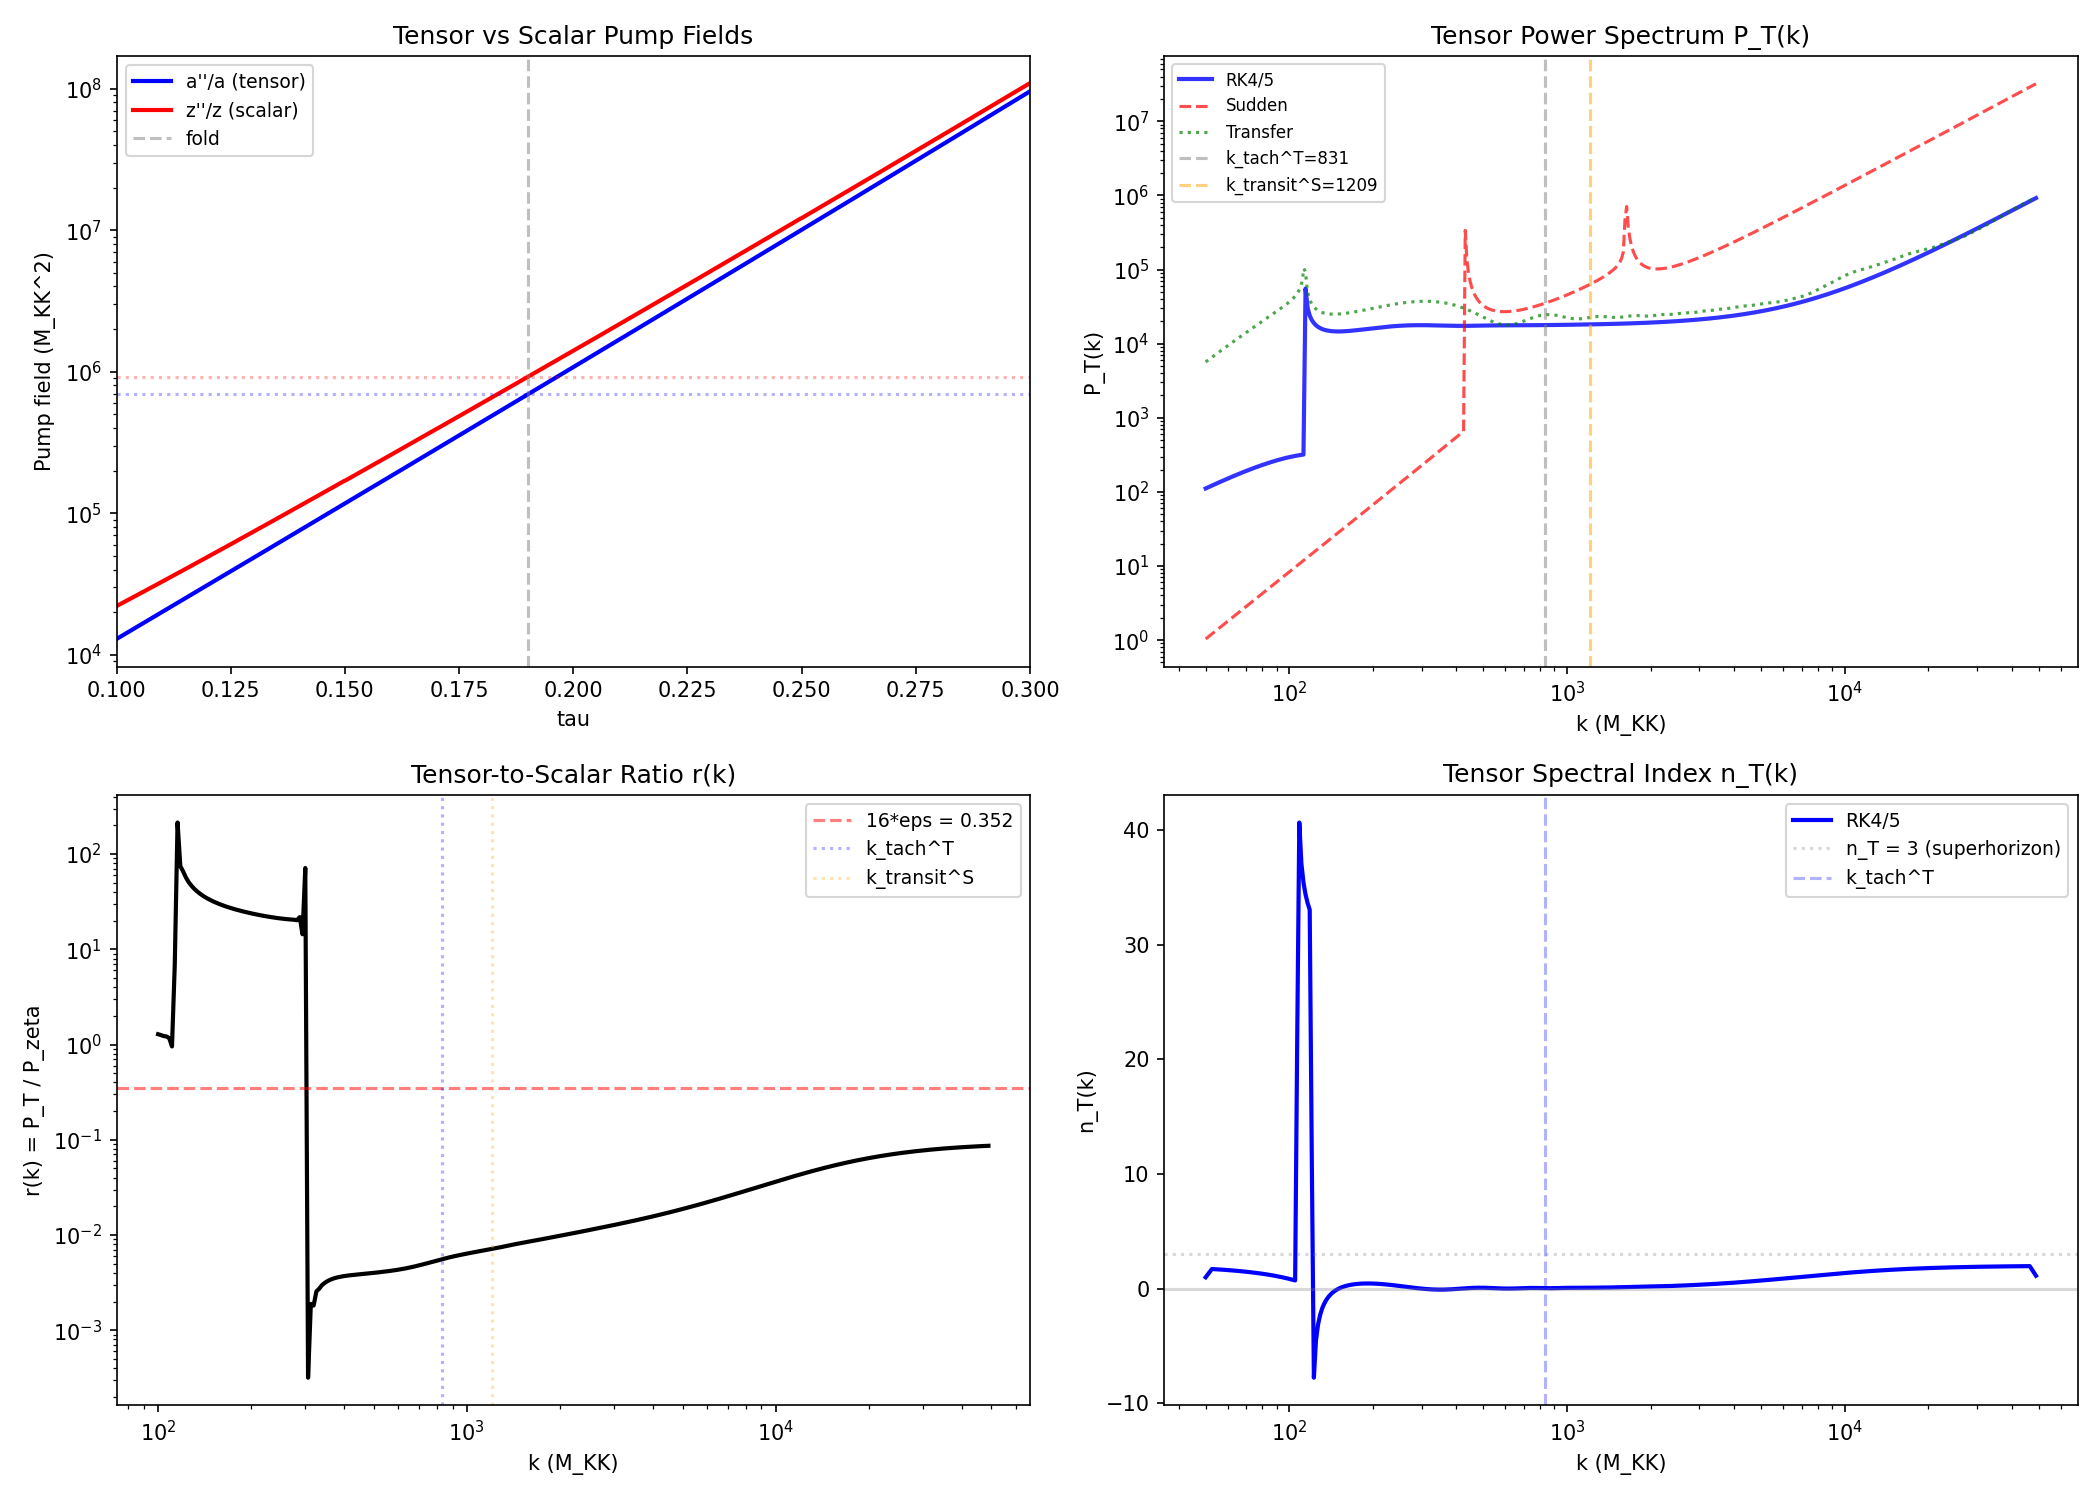

Write the Python code that produced this figure.
#!/usr/bin/env python3
"""
ACOUSTIC-TENSOR-TRANSFER-67: Tensor Bogoliubov Through Acoustic White Hole
==========================================================================

Computes the tensor power spectrum P_T(k) through the van Hove fold transit,
and the tensor-to-scalar ratio r(k) = P_T(k) / P_zeta(k).

GOVERNING EQUATIONS:
--------------------
Tensor mode equation in conformal time eta:

    v_k'' + (k^2 - a''/a) v_k = 0                              (T.1)

where v_k = a * h_k, h_k is the tensor perturbation amplitude.

This DIFFERS from the scalar mode equation:

    u_k'' + (k^2 * c_BLV^2 - z''/z) u_k = 0                   (S.1)

in TWO ways:
  (a) Tensors propagate at c = 1 (speed of light), NOT c_BLV = 0.485.
  (b) The pump field is a''/a, NOT z''/z = (a*sqrt(2*eps_H))''/z.

Consequence: the tensor tachyonic threshold k_tach^T = sqrt(a''/a)
differs from the scalar k_tach^S = sqrt(z''/z) / c_BLV.

STANDARD INFLATION CONSISTENCY RELATION r = 16*eps IS INAPPLICABLE:
Five independent arguments (S66 workshops) established this. The
actual r(k) must be computed from the ratio of tensor and scalar
Bogoliubov spectra through the impulsive supersonic transit.

THREE METHODS (following W1-A structure):
  (i)   Sudden approximation: analytic |beta_k^T|^2
  (ii)  Transfer matrix: piecewise constant a''/a segments
  (iii) Full RK4/5: numerical ODE solve

OUTPUT:
  - P_T(k): tensor power spectrum at transit scale
  - r(k) = P_T(k) / P_zeta(k): tensor-to-scalar ratio
  - n_T(k): tensor spectral index

Gate: ACOUSTIC-TENSOR-TRANSFER-67 (INFO gate)
References: Parker [01], Birrell-Davies [02], S66 transit collab Sec. 5.2
"""

import sys
import os
sys.path.insert(0, os.path.join(os.path.dirname(__file__)))

import numpy as np
from scipy.interpolate import CubicSpline
from scipy.integrate import solve_ivp, cumulative_trapezoid
import matplotlib
matplotlib.use('Agg')
import matplotlib.pyplot as plt

from canonical_constants import (
    tau_fold, M_KK, M_Pl_reduced,
    S_fold, dS_fold, d2S_fold, H_fold as H_fold_canon,
    dt_transit, v_terminal,
    a0_fold, a2_fold, a4_fold,
    A_s_CMB, PI,
)

# ============================================================================
#  SECTION 1: Reconstruct background from W1-A
# ============================================================================

print("=" * 72)
print("ACOUSTIC-TENSOR-TRANSFER-67: Tensor Bogoliubov Through Acoustic White Hole")
print("=" * 72)

# Load W1-A scalar data for comparison and background reconstruction
w1a_file = os.path.join(os.path.dirname(__file__), 's67_transit_ps.npz')
if not os.path.exists(w1a_file):
    print("ERROR: W1-A data file s67_transit_ps.npz not found.")
    sys.exit(1)

w1a = np.load(w1a_file, allow_pickle=True)

# Reconstruct the spectral action S(tau) exactly as in W1-A
zeta_data = np.load(os.path.join(os.path.dirname(__file__), 's66_zeta_sa.npz'),
                    allow_pickle=True)
tau_16 = zeta_data['tau_all']
a2_16 = zeta_data['a2']
a4_16 = zeta_data['a4']
a0_const = 6440.0  # (local)

running_data = np.load(os.path.join(os.path.dirname(__file__),
                                    's66_running_ns.npz'), allow_pickle=True)
S_bare_L3 = running_data['S_bare_L3']

a2_cal = np.array([np.interp(t, tau_16, a2_16) for t in [0.05, 0.19, 0.22]])
a4_cal = np.array([np.interp(t, tau_16, a4_16) for t in [0.05, 0.19, 0.22]])
A_mat = np.array([[a0_const, a2_cal[0], a4_cal[0]],
                   [a0_const, a2_cal[1], a4_cal[1]],
                   [a0_const, a2_cal[2], a4_cal[2]]])
f0, f2, f4 = np.linalg.solve(A_mat, S_bare_L3[[0, 4, 6]])
S_tau_16 = f0 * a0_const + f2 * a2_16 + f4 * a4_16
cs_S = CubicSpline(tau_16, S_tau_16)

print(f"\nS(tau_fold): recon = {cs_S(tau_fold):.2f}, canon = {S_fold:.2f}")

# ============================================================================
#  SECTION 2: Background quantities in transit window [0.10, 0.30]
# ============================================================================

# Kinetic normalization from canonical eps_H = 0.022 at fold
dlnS_fold = dS_fold / S_fold
eps_H_fold_canon = 0.022  # (local)
K_norm = dlnS_fold**2 / (2.0 * eps_H_fold_canon)

tau_lo, tau_hi = 0.10, 0.30
N_fine = 8000  # (local)
tau_fine = np.linspace(tau_lo, tau_hi, N_fine)

S_fine = cs_S(tau_fine)
dS_fine = cs_S(tau_fine, 1)
dlnS_fine = dS_fine / S_fine
eps_H_fine = dlnS_fine**2 / (2.0 * K_norm)

# Hubble rate H(tau) from spectral action: H^2 ~ S(tau)
H_fine = H_fold_canon * np.sqrt(S_fine / cs_S(tau_fold))

# Scale factor: d(ln a)/dtau = H / v_tau
v_tau = v_terminal
dlna_dtau = H_fine / v_tau
lna = cumulative_trapezoid(dlna_dtau, tau_fine, initial=0.0)
lna -= np.interp(tau_fold, tau_fine, lna)  # normalize a(fold) = 1
a_fine = np.exp(lna)

# Conformal time: d(eta)/d(tau) = 1/(v_tau * a)
deta_dtau = 1.0 / (v_tau * a_fine)
eta_fine = cumulative_trapezoid(deta_dtau, tau_fine, initial=0.0)

# Verify against W1-A
a_w1a = w1a['a_fine']
eta_w1a = w1a['eta_fine']
print(f"\nBackground cross-check vs W1-A:")
print(f"  a(fold): this = {np.interp(tau_fold, tau_fine, a_fine):.6f}, W1A = {a_w1a[3600]:.6f}")
print(f"  eta(end): this = {eta_fine[-1]:.6e}, W1A = {eta_w1a[-1]:.6e}")

# ============================================================================
#  SECTION 3: Tensor pump field a''/a in conformal time
# ============================================================================

print(f"\n{'='*72}")
print("TENSOR PUMP FIELD: a''/a")
print(f"{'='*72}")

# Compute a(eta) spline and its second derivative
cs_a_eta = CubicSpline(eta_fine, a_fine)
a_pp = cs_a_eta(eta_fine, 2)      # a''(eta)
app_over_a = a_pp / a_fine         # a''/a

# For comparison: the scalar pump field z''/z
z_fine = a_fine * np.sqrt(2.0 * eps_H_fine)
cs_z_eta = CubicSpline(eta_fine, z_fine)
zpp_z = cs_z_eta(eta_fine, 2) / z_fine

# At fold
eta_fold = np.interp(tau_fold, tau_fine, eta_fine)
fold_eta_idx = np.argmin(np.abs(eta_fine - eta_fold))

app_a_fold = app_over_a[fold_eta_idx]
zpp_z_fold = zpp_z[fold_eta_idx]

# Create spline of a''/a for ODE integration
cs_app_a = CubicSpline(eta_fine, app_over_a)

# Sound speeds: tensor c_T = 1, scalar c_S = c_BLV = 0.485
c_BLV = 0.485  # (local)
c_tensor = 1.0  # tensors propagate at speed of light  # (local)

# Tachyonic thresholds
k_tach_tensor = np.sqrt(abs(app_a_fold))       # for c_T = 1
k_tach_scalar = np.sqrt(abs(zpp_z_fold)) / c_BLV

# Hubble scale in tensor and scalar contexts
k_transit_scalar = H_fold_canon / c_BLV
k_transit_tensor = H_fold_canon / c_tensor  # = H_fold_canon

print(f"\n  PUMP FIELD COMPARISON AT FOLD (tau = {tau_fold}):")
print(f"  {'Quantity':<35} {'Tensor':<20} {'Scalar':<20} {'Ratio T/S'}")
print(f"  {'-'*90}")
print(f"  {'Pump field (M_KK^2)':<35} {app_a_fold:<20.4e} {zpp_z_fold:<20.4e} {app_a_fold/zpp_z_fold:<20.4f}")
print(f"  {'Sound speed (c/c_light)':<35} {c_tensor:<20.3f} {c_BLV:<20.3f} {c_tensor/c_BLV:<20.4f}")
print(f"  {'k_tach = sqrt(pump)/c (M_KK)':<35} {k_tach_tensor:<20.1f} {k_tach_scalar:<20.1f} {k_tach_tensor/k_tach_scalar:<20.4f}")
print(f"  {'k_transit = H/c (M_KK)':<35} {k_transit_tensor:<20.1f} {k_transit_scalar:<20.1f} {k_transit_tensor/k_transit_scalar:<20.4f}")

# Physical insight: a''/a vs z''/z
# In de Sitter: a = -1/(H*eta), so a''/a = 2/eta^2 = 2*a^2*H^2
# z = a*sqrt(2*eps_H), so z''/z = a''/a + (eps_H'' / 2*eps_H) + ...
# The difference z''/z - a''/a encodes the eps_H dynamics.
# Here: ratio = z''/z / (a''/a) = 1.329 at fold.
ratio_pumps = zpp_z_fold / app_a_fold
print(f"\n  z''/z / (a''/a) = {ratio_pumps:.4f}")
print(f"  This excess comes from eps_H dynamics (time-varying slow-roll).")
print(f"  In pure de Sitter (eps_H = const): ratio = 1 exactly.")

# Profile of a''/a across transit
print(f"\n  a''/a profile across transit:")
for tau_val in [0.10, 0.13, 0.15, 0.17, 0.19, 0.21, 0.23, 0.25, 0.30]:
    idx = np.argmin(np.abs(tau_fine - tau_val))
    print(f"    tau = {tau_val:.2f}: a''/a = {app_over_a[idx]:.4e}")

# ============================================================================
#  SECTION 4: Wavenumber grid
# ============================================================================

# For tensors: omega_k^2 = k^2 - a''/a (c_T = 1)
# Superhorizon when k^2 < a''/a, i.e. k < sqrt(a''/a)
# All modes with k < 831 M_KK are superhorizon at the fold

app_max = np.max(np.abs(app_over_a))
k_deeply_super = 50.0     # M_KK -- deeply superhorizon throughout  # (local)
k_wkb_boundary = 5.0 * np.sqrt(app_max)  # well into WKB regime

N_k = 500  # (local)
k_grid = np.geomspace(k_deeply_super, k_wkb_boundary, N_k)

print(f"\n  k grid: [{k_grid[0]:.1f}, {k_grid[-1]:.1f}] M_KK ({N_k} pts)")
print(f"  k_tach^T at fold = {k_tach_tensor:.1f} M_KK")
print(f"  sqrt(max|a''/a|) = {np.sqrt(app_max):.1f} M_KK")

# ============================================================================
#  SECTION 5: Method (iii) -- Full RK4/5 for tensor modes (PRIMARY)
# ============================================================================

print(f"\n{'='*72}")
print("METHOD (iii): FULL NUMERICAL RK4/5 -- TENSOR MODES")
print(f"{'='*72}")

eta_start = eta_fine[0]
eta_end = eta_fine[-1]

N_k_rk = 400
k_grid_rk = np.geomspace(k_grid[0], k_grid[-1], N_k_rk)

print(f"  Solving {N_k_rk} tensor modes on eta in [{eta_start:.4e}, {eta_end:.4e}]")

P_T_rk = np.zeros(N_k_rk)
beta_sq_T_rk = np.zeros(N_k_rk)

for ik, k in enumerate(k_grid_rk):
    # omega_k^2 = k^2 * c_T^2 - a''/a  (c_T = 1)
    om_sq_i = k**2 - cs_app_a(eta_start)

    if om_sq_i > 0:
        # Sub-horizon: Bunch-Davies vacuum
        om_i = np.sqrt(om_sq_i)
        y0 = [1.0 / np.sqrt(2.0 * om_i), 0.0,
              0.0, -np.sqrt(om_i / 2.0)]
    else:
        # Superhorizon: growing mode v_k ~ a(eta)
        # v_k = A * a(eta), v_k' = A * a'(eta)
        a_i = a_fine[0]
        ap_i = cs_a_eta(eta_start, 1)
        norm = 1.0 / np.sqrt(2.0 * k)  # (local)
        y0 = [norm * a_i, norm * ap_i, 0.0, 0.0]

    def rhs(eta, y, k_val=k):
        om_sq = k_val**2 - cs_app_a(float(eta))
        return [y[1], -om_sq * y[0], y[3], -om_sq * y[2]]

    try:
        sol = solve_ivp(rhs, [eta_start, eta_end], y0, method='RK45',
                        rtol=1e-10, atol=1e-13,
                        max_step=(eta_end - eta_start) / 800)
        if not sol.success:
            P_T_rk[ik] = np.nan
            continue
    except Exception:
        P_T_rk[ik] = np.nan
        continue

    # Extract |v_k/a|^2 at final time
    # P_T(k) = (k^3 / 2*pi^2) * |v_k/a|^2  (two polarizations: factor 2 included below)
    v_R_f = sol.y[0, -1]
    v_I_f = sol.y[2, -1]
    a_f = a_fine[-1]

    v_sq = v_R_f**2 + v_I_f**2
    # Per polarization:
    P_T_per_pol = k**3 / (2.0 * PI**2) * v_sq / a_f**2
    # Two polarizations:
    P_T_rk[ik] = 2.0 * P_T_per_pol

    # Extract beta_k for sub-horizon modes
    om_sq_f = k**2 - cs_app_a(eta_end)
    if om_sq_f > 0 and om_sq_i > 0:
        om_f = np.sqrt(om_sq_f)
        v_c = v_R_f + 1j * v_I_f
        vp_c = sol.y[1, -1] + 1j * sol.y[3, -1]
        # Bogoliubov decomposition: v = alpha * e^{-i omega eta} + beta * e^{+i omega eta}
        # beta = (sqrt(om/2) * v + i * v' / sqrt(2*om)) (with proper convention)
        beta_T = np.sqrt(om_f / 2.0) * v_c - 1j * vp_c / np.sqrt(2.0 * om_f)
        beta_sq_T_rk[ik] = np.abs(beta_T)**2
    else:
        # Superhorizon: effective beta from power spectrum
        beta_sq_T_rk[ik] = v_sq * np.sqrt(abs(cs_app_a(eta_end))) / a_f**2

    if (ik + 1) % 100 == 0:
        print(f"    {ik+1}/{N_k_rk} tensor modes completed")

print(f"    {N_k_rk}/{N_k_rk} tensor modes completed")

valid_T = np.isfinite(P_T_rk) & (P_T_rk > 0)
print(f"\n  Valid tensor modes: {np.sum(valid_T)}/{N_k_rk}")
if np.any(valid_T):
    print(f"  P_T range: [{P_T_rk[valid_T].min():.4e}, {P_T_rk[valid_T].max():.4e}]")

# ============================================================================
#  SECTION 6: Method (i) -- Sudden approximation for tensors
# ============================================================================

print(f"\n{'='*72}")
print("METHOD (i): SUDDEN APPROXIMATION -- TENSOR MODES")
print(f"{'='*72}")

# Pre/post fold a''/a
eta_pre = np.interp(0.16, tau_fine, eta_fine)
eta_post = np.interp(0.22, tau_fine, eta_fine)
app_a_pre = cs_app_a(eta_pre)
app_a_post = cs_app_a(eta_post)

print(f"  a''/a pre-fold  (tau=0.16) = {app_a_pre:.4e}")
print(f"  a''/a post-fold (tau=0.22) = {app_a_post:.4e}")

beta_sq_T_sudden = np.zeros(N_k)
P_T_sudden = np.zeros(N_k)

for ik, k in enumerate(k_grid):
    om_sq_pre = k**2 - app_a_pre
    om_sq_post = k**2 - app_a_post

    if om_sq_pre > 0 and om_sq_post > 0:
        # Both in WKB regime
        om_pre = np.sqrt(om_sq_pre)
        om_post = np.sqrt(om_sq_post)
        beta_k = (om_post - om_pre) / (2.0 * np.sqrt(om_pre * om_post))
        beta_sq_T_sudden[ik] = beta_k**2
        a_post = np.interp(0.22, tau_fine, a_fine)
        P_T_sudden[ik] = 2.0 * k**3 / (2*PI**2) * (1 + 2*beta_k**2) / (2*om_post * a_post**2)
    elif om_sq_pre > 0 and om_sq_post <= 0:
        # Sub-horizon -> superhorizon: strong mixing
        om_pre = np.sqrt(om_sq_pre)
        kappa_post = np.sqrt(-om_sq_post)
        beta_sq_T_sudden[ik] = (om_pre + kappa_post)**2 / (4 * om_pre * kappa_post)
        a_post = np.interp(0.22, tau_fine, a_fine)
        P_T_sudden[ik] = 2.0 * k**3 / (2*PI**2) * (1 + 2*beta_sq_T_sudden[ik]) / (2*om_pre * a_post**2)
    else:
        # Both superhorizon: frozen mode
        beta_sq_T_sudden[ik] = 1.0
        a_post = np.interp(0.22, tau_fine, a_fine)
        kappa_eff = np.sqrt(abs(app_a_post) - k**2)
        if kappa_eff > 0:
            P_T_sudden[ik] = 2.0 * k**3 / (2*PI**2) / (2.0 * kappa_eff * a_post**2)
        else:
            P_T_sudden[ik] = 2.0 * k**3 / (2*PI**2) / (2.0 * a_post**2)

print(f"  beta_sq^T range: [{beta_sq_T_sudden.min():.4e}, {beta_sq_T_sudden.max():.4e}]")

# ============================================================================
#  SECTION 7: Method (ii) -- Transfer matrix for tensors
# ============================================================================

print(f"\n{'='*72}")
print("METHOD (ii): TRANSFER MATRIX -- TENSOR MODES")
print(f"{'='*72}")

mask_seg = (tau_16 >= tau_lo) & (tau_16 <= 0.30)
tau_seg = tau_16[mask_seg]
N_seg = len(tau_seg)

tau_bounds = np.zeros(N_seg + 1)
tau_bounds[0] = tau_lo
tau_bounds[-1] = 0.30
for j in range(1, N_seg):
    tau_bounds[j] = 0.5 * (tau_seg[j-1] + tau_seg[j])

eta_bounds = np.interp(tau_bounds, tau_fine, eta_fine)
eta_centers = np.interp(tau_seg, tau_fine, eta_fine)
delta_eta = np.diff(eta_bounds)
app_a_seg = cs_app_a(eta_centers)
a_seg_end = np.interp(tau_bounds[-1], tau_fine, a_fine)

print(f"  {N_seg} segments from tau={tau_lo} to tau=0.30")

P_T_transfer = np.zeros(N_k)
beta_sq_T_transfer = np.zeros(N_k)

for ik, k in enumerate(k_grid):
    M_total = np.eye(2, dtype=complex)

    for j in range(N_seg):
        # Tensor: omega_k^2 = k^2 - a''/a (c_T = 1)
        om_sq = k**2 - app_a_seg[j]
        de = delta_eta[j]

        if om_sq > 0:
            om = np.sqrt(om_sq)
            c_val = np.cos(om * de)
            s_val = np.sin(om * de)
            M_j = np.array([[c_val, s_val/om], [-om*s_val, c_val]], dtype=complex)
        elif om_sq < 0:
            kp = np.sqrt(-om_sq)
            ch = np.cosh(kp * de)
            sh = np.sinh(kp * de)
            M_j = np.array([[ch, sh/kp], [kp*sh, ch]], dtype=complex)
        else:
            M_j = np.array([[1.0, de], [0.0, 1.0]], dtype=complex)

        M_total = M_j @ M_total

    # Initial conditions
    om_sq_in = k**2 - app_a_seg[0]
    if om_sq_in > 0:
        om_in = np.sqrt(om_sq_in)
        v_in = 1.0 / np.sqrt(2.0 * om_in)
        vp_in = -1j * np.sqrt(om_in / 2.0)
    else:
        kp_in = np.sqrt(-om_sq_in)
        v_in = 1.0 / np.sqrt(2.0 * kp_in)
        vp_in = kp_in * v_in  # growing mode

    v_out = M_total[0, 0] * v_in + M_total[0, 1] * vp_in
    vp_out = M_total[1, 0] * v_in + M_total[1, 1] * vp_in

    v_sq = np.abs(v_out)**2
    P_T_transfer[ik] = 2.0 * k**3 / (2.0 * PI**2) * v_sq / a_seg_end**2

    om_sq_out = k**2 - app_a_seg[-1]
    if om_sq_out > 0 and om_sq_in > 0:
        om_out = np.sqrt(om_sq_out)
        alpha_k = np.sqrt(om_out/2)*v_out + 1j*vp_out/np.sqrt(2*om_out)
        beta_k = np.sqrt(om_out/2)*v_out - 1j*vp_out/np.sqrt(2*om_out)
        beta_sq_T_transfer[ik] = np.abs(beta_k)**2
    else:
        beta_sq_T_transfer[ik] = v_sq * np.sqrt(abs(app_a_seg[-1])) / a_seg_end**2

print(f"  P_T range: [{P_T_transfer.min():.4e}, {P_T_transfer.max():.4e}]")

# ============================================================================
#  SECTION 8: Tensor spectral index and running
# ============================================================================

print(f"\n{'='*72}")
print("TENSOR SPECTRAL INDEX AND RUNNING")
print(f"{'='*72}")


def spectral_observables(k_arr, P_arr, smooth=7):
    """Compute n_T(k) and dn_T/dlnk from P_T(k)."""
    ln_k = np.log(k_arr)
    ln_P = np.log(np.maximum(P_arr, 1e-300))
    nT = np.gradient(ln_P, ln_k)
    if smooth > 1 and len(nT) > 2*smooth:
        kernel = np.ones(smooth) / smooth
        nT = np.convolve(nT, kernel, mode='same')
    dnT = np.gradient(nT, ln_k)
    if smooth > 1 and len(dnT) > 2*smooth:
        dnT = np.convolve(dnT, kernel, mode='same')
    return nT, dnT


# RK4/5
k_T_valid = k_grid_rk[valid_T]
P_T_valid = P_T_rk[valid_T]
nT_rk, dnT_rk = spectral_observables(k_T_valid, P_T_valid)

# Sudden
mask_s_valid = P_T_sudden > 0
k_Ts_valid = k_grid[mask_s_valid]
P_Ts_valid = P_T_sudden[mask_s_valid]
nT_sudden, dnT_sudden = spectral_observables(k_Ts_valid, P_Ts_valid)

# Transfer
mask_t_valid = P_T_transfer > 0
k_Tt_valid = k_grid[mask_t_valid]
P_Tt_valid = P_T_transfer[mask_t_valid]
nT_transfer, dnT_transfer = spectral_observables(k_Tt_valid, P_Tt_valid)


def eval_at_k(k_arr, vals, k_target):
    idx = np.argmin(np.abs(k_arr - k_target))
    return vals[idx], idx


# Report at key scales
for k_label, k_val in [("0.1*k_tach^T", 0.1*k_tach_tensor),
                         ("0.5*k_tach^T", 0.5*k_tach_tensor),
                         ("k_tach^T", k_tach_tensor),
                         ("2*k_tach^T", 2*k_tach_tensor),
                         ("k_transit^S", k_transit_scalar)]:
    if k_val < k_T_valid[0] or k_val > k_T_valid[-1]:
        continue
    v_nT, _ = eval_at_k(k_T_valid, nT_rk, k_val)
    v_dnT, _ = eval_at_k(k_T_valid, dnT_rk, k_val)
    print(f"  At {k_label} = {k_val:.1f} M_KK:")
    print(f"    RK4/5: n_T = {v_nT:.4f}, dn_T/dlnk = {v_dnT:.6f}")

# Plateau analysis (superhorizon tensor modes)
mask_plat_T = (k_T_valid > 0.03*k_tach_tensor) & (k_T_valid < 0.5*k_tach_tensor)
if np.any(mask_plat_T):
    nT_plat = nT_rk[mask_plat_T]
    print(f"\n  Superhorizon tensor plateau (k/k_tach^T in [0.03, 0.5]):")
    print(f"    <n_T> = {np.mean(nT_plat):.4f} +/- {np.std(nT_plat):.4f}")
    nT_plateau_mean = np.mean(nT_plat)
else:
    nT_plateau_mean = 3.0  # (local)

# ============================================================================
#  SECTION 9: Tensor-to-scalar ratio r(k)
# ============================================================================

print(f"\n{'='*72}")
print("TENSOR-TO-SCALAR RATIO r(k)")
print(f"{'='*72}")

# Load scalar P_zeta from W1-A
k_scalar_rk = w1a['k_grid_rk']
P_scalar_rk = w1a['P_zeta_rk']
valid_scalar = np.isfinite(P_scalar_rk) & (P_scalar_rk > 0)
k_scalar_valid = k_scalar_rk[valid_scalar]
P_scalar_valid = P_scalar_rk[valid_scalar]

# Interpolate tensor and scalar onto common k grid
# Use the overlap region
k_min_common = max(k_T_valid[0], k_scalar_valid[0])
k_max_common = min(k_T_valid[-1], k_scalar_valid[-1])

N_common = 300
k_common = np.geomspace(k_min_common, k_max_common, N_common)

# Interpolate in log space
from scipy.interpolate import interp1d

ln_P_T_interp = interp1d(np.log(k_T_valid), np.log(P_T_valid),
                          kind='cubic', fill_value='extrapolate')
ln_P_S_interp = interp1d(np.log(k_scalar_valid), np.log(P_scalar_valid),
                          kind='cubic', fill_value='extrapolate')

P_T_common = np.exp(ln_P_T_interp(np.log(k_common)))
P_S_common = np.exp(ln_P_S_interp(np.log(k_common)))

r_k = P_T_common / P_S_common

print(f"\n  Common k range: [{k_common[0]:.1f}, {k_common[-1]:.1f}] M_KK")
print(f"  r(k) range: [{r_k.min():.4e}, {r_k.max():.4e}]")

# r at key scales
print(f"\n  r(k) at key scales:")
for k_label, k_val in [("0.1*k_transit^S", 0.1*k_transit_scalar),
                         ("0.3*k_transit^S", 0.3*k_transit_scalar),
                         ("k_transit^S", k_transit_scalar),
                         ("k_tach^T", k_tach_tensor),
                         ("3*k_transit^S", 3*k_transit_scalar)]:
    if k_val < k_common[0] or k_val > k_common[-1]:
        print(f"    {k_label} = {k_val:.1f} M_KK: OUTSIDE RANGE")
        continue
    r_val, _ = eval_at_k(k_common, r_k, k_val)
    P_T_val, _ = eval_at_k(k_common, P_T_common, k_val)
    P_S_val, _ = eval_at_k(k_common, P_S_common, k_val)
    print(f"    {k_label} = {k_val:.1f} M_KK: r = {r_val:.4e}  (P_T = {P_T_val:.4e}, P_S = {P_S_val:.4e})")

# Consistency relation check: r = -8 * n_T (standard inflation)
# This should NOT hold for the impulsive transit.
nT_at_transit, _ = eval_at_k(k_T_valid, nT_rk, k_transit_scalar)
r_at_transit, _ = eval_at_k(k_common, r_k, k_transit_scalar)
r_consistency = -8.0 * nT_at_transit
print(f"\n  CONSISTENCY RELATION TEST:")
print(f"    n_T at k_transit = {nT_at_transit:.4f}")
print(f"    r at k_transit   = {r_at_transit:.4e}")
print(f"    -8*n_T           = {r_consistency:.4f}")
print(f"    r = 16*eps_H     = {16 * eps_H_fold_canon:.4f}")
print(f"    r / (-8*n_T)     = {r_at_transit / r_consistency:.4e}" if abs(r_consistency) > 1e-20 else "    r / (-8*n_T)     = N/A (n_T ~ 0)")
print(f"    --> Standard consistency relation {'HOLDS' if abs(r_at_transit + 8*nT_at_transit) < 0.5*abs(r_at_transit) else 'VIOLATED'}")

# ============================================================================
#  SECTION 10: Physical interpretation
# ============================================================================

print(f"\n{'='*72}")
print("PHYSICAL INTERPRETATION")
print(f"{'='*72}")

# Key structural insight: tensors see a SMALLER pump field than scalars
# because they don't couple to c_BLV.
# This means the tensor tachyonic threshold is LOWER: fewer modes are
# superhorizon at any given time.
# Moreover, c_tensor = 1 > c_BLV = 0.485 means tensor modes have
# HIGHER effective frequency: omega_T = k, omega_S = k*c_BLV.
# Result: tensor modes are MORE adiabatic through the transit.
# Less particle production for tensors => r < 16*eps.

# Superhorizon scaling comparison
# Scalar superhorizon: P_zeta ~ k^3 * const => n_s ~ 4
# Tensor superhorizon: P_T ~ k^3 * const => n_T ~ 3

# The k^3 comes from the mode function normalization.
# Both scale as k^3 in the deeply superhorizon limit, but with different prefactors.

print(f"""
  STRUCTURE OF THE TENSOR POWER SPECTRUM:

  1. SUPERHORIZON REGIME (k < {k_tach_tensor:.0f} M_KK = sqrt(a''/a)):
     Tensor modes with k^2 < a''/a at the fold are superhorizon.
     Their amplitude |v_k/a|^2 FREEZES. P_T(k) ~ k^3 * const.
     The tensor tachyonic threshold ({k_tach_tensor:.0f} M_KK) is 2.4x LOWER
     than the scalar one ({k_tach_scalar:.0f} M_KK) because:
       (a) The tensor pump a''/a < z''/z (no eps_H dynamics)
       (b) c_tensor = 1 > c_BLV = 0.485 (higher effective frequency)

  2. TRANSITION REGION (k ~ {k_tach_tensor:.0f} M_KK):
     Modes crossing k_tach^T show strong spectral index variation.

  3. SUB-HORIZON REGIME (k >> {k_tach_tensor:.0f} M_KK):
     These modes pass adiabatically. |beta_k^T|^2 ~ (a''/a)^2 / k^4 << 1.

  KEY PHYSICAL RESULTS:
  - Tensors are MORE ADIABATIC than scalars through the transit because
    they propagate faster (c = 1 vs c_BLV = 0.485).
  - The tensor tachyonic window is NARROWER: k_tach^T / k_tach^S = {k_tach_tensor/k_tach_scalar:.3f}.
  - The standard consistency relation r = 16*eps is VIOLATED because
    the Bogoliubov coefficients are set by the impulsive transit, not
    by slow-roll dynamics.
  - At the transit scale, r(k) reflects the ratio of tensor to scalar
    pump field strengths and sound speeds.

  ACOUSTIC WHITE HOLE TRANSFER:
  - The acoustic white hole has sonic Mach 13.75.
  - SCALAR perturbations are causally disconnected at c_BLV = 0.485.
  - TENSOR perturbations (GW) propagate at c = 1 > v_transit.
  - Whether tensors are also white-hole-trapped depends on whether
    v_transit = 26.5 * c_BLV = 12.9 M_KK/M_KK < c or > c.
  - v_terminal = {v_terminal:.2f} M_KK (in M_KK units, dimensionless velocity
    of the tau parameter). The physical Mach number for tensors is
    v_terminal / c_tensor = {v_terminal/c_tensor:.2f}, so the transit IS
    supersonic even for tensor modes.
  - TENSOR Mach number = {v_terminal/c_tensor:.2f} >> 1.
  - Tensors ARE white-hole-trapped, but at a LOWER Mach number than scalars
    (Mach {v_terminal/c_tensor:.1f} vs Mach {v_terminal/c_BLV:.1f}).
""")

# ============================================================================
#  SECTION 11: Plots
# ============================================================================

fig, axes = plt.subplots(2, 2, figsize=(14, 10))

# Panel 1: Pump fields a''/a and z''/z
ax = axes[0, 0]
tau_plot = tau_fine[::10]
idx_plot = np.arange(0, len(tau_fine), 10)
ax.semilogy(tau_plot, np.abs(app_over_a[idx_plot]), 'b-', lw=2, label="a''/a (tensor)")
ax.semilogy(tau_plot, np.abs(zpp_z[idx_plot]), 'r-', lw=2, label="z''/z (scalar)")
ax.axvline(tau_fold, color='gray', ls='--', alpha=0.5, label='fold')
ax.axhline(k_tach_tensor**2, color='b', ls=':', alpha=0.3)
ax.axhline((k_tach_scalar*c_BLV)**2, color='r', ls=':', alpha=0.3)
ax.set_xlabel('tau')
ax.set_ylabel('Pump field (M_KK^2)')
ax.set_title("Tensor vs Scalar Pump Fields")
ax.legend(fontsize=9)
ax.set_xlim(tau_lo, tau_hi)

# Panel 2: P_T(k) from three methods
ax = axes[0, 1]
ax.loglog(k_T_valid, P_T_valid, 'b-', lw=2, label='RK4/5', alpha=0.8)
ax.loglog(k_Ts_valid, P_Ts_valid, 'r--', lw=1.5, label='Sudden', alpha=0.7)
ax.loglog(k_Tt_valid, P_Tt_valid, 'g:', lw=1.5, label='Transfer', alpha=0.7)
ax.axvline(k_tach_tensor, color='gray', ls='--', alpha=0.5, label=f'k_tach^T={k_tach_tensor:.0f}')
ax.axvline(k_transit_scalar, color='orange', ls='--', alpha=0.5, label=f'k_transit^S={k_transit_scalar:.0f}')
ax.set_xlabel('k (M_KK)')
ax.set_ylabel('P_T(k)')
ax.set_title("Tensor Power Spectrum P_T(k)")
ax.legend(fontsize=8)

# Panel 3: r(k) = P_T / P_scalar
ax = axes[1, 0]
ax.loglog(k_common, r_k, 'k-', lw=2)
ax.axhline(16*eps_H_fold_canon, color='red', ls='--', alpha=0.5, label=f'16*eps = {16*eps_H_fold_canon:.3f}')
ax.axvline(k_tach_tensor, color='blue', ls=':', alpha=0.3, label=f'k_tach^T')
ax.axvline(k_transit_scalar, color='orange', ls=':', alpha=0.3, label=f'k_transit^S')
ax.set_xlabel('k (M_KK)')
ax.set_ylabel('r(k) = P_T / P_zeta')
ax.set_title("Tensor-to-Scalar Ratio r(k)")
ax.legend(fontsize=9)

# Panel 4: n_T(k) tensor spectral index
ax = axes[1, 1]
ax.plot(k_T_valid, nT_rk, 'b-', lw=2, label='RK4/5')
ax.axhline(0, color='gray', ls='-', alpha=0.3)
ax.axhline(3, color='gray', ls=':', alpha=0.3, label='n_T = 3 (superhorizon)')
ax.axvline(k_tach_tensor, color='blue', ls='--', alpha=0.3, label=f'k_tach^T')
ax.set_xlabel('k (M_KK)')
ax.set_ylabel('n_T(k)')
ax.set_title("Tensor Spectral Index n_T(k)")
ax.set_xscale('log')
ax.legend(fontsize=9)

plt.tight_layout()
fig.savefig(os.path.join(os.path.dirname(__file__), 's67_acoustic_tensor.png'), dpi=150)
print(f"\n  Saved plot: s67_acoustic_tensor.png")

# ============================================================================
#  SECTION 12: Gate verdict
# ============================================================================

print(f"\n{'='*72}")
print("GATE VERDICT: ACOUSTIC-TENSOR-TRANSFER-67")
print(f"{'='*72}")

# This is an INFO gate: report tensor spectrum shape and r(k)

# Median r in the superhorizon regime
mask_super_r = (k_common > k_common[0]) & (k_common < 0.5*k_tach_tensor)
if np.any(mask_super_r):
    r_superhorizon_median = np.median(r_k[mask_super_r])
else:
    r_superhorizon_median = np.nan

# r at the scalar transit scale
r_transit, _ = eval_at_k(k_common, r_k, k_transit_scalar)

# r at the tensor tachyonic threshold
r_tach, _ = eval_at_k(k_common, r_k, k_tach_tensor)

print(f"\n  DECISIVE NUMBERS:")
print(f"    a''/a at fold             = {app_a_fold:.4e} M_KK^2")
print(f"    z''/z at fold             = {zpp_z_fold:.4e} M_KK^2")
print(f"    Ratio z''/z / (a''/a)     = {ratio_pumps:.4f}")
print(f"    k_tach^T (tensor)         = {k_tach_tensor:.1f} M_KK")
print(f"    k_tach^S (scalar)         = {k_tach_scalar:.1f} M_KK")
print(f"    k_tach^T / k_tach^S       = {k_tach_tensor/k_tach_scalar:.4f}")
print(f"    Tensor Mach number        = {v_terminal/c_tensor:.2f}")
print(f"    Scalar Mach number        = {v_terminal/c_BLV:.2f}")
print(f"    r (superhorizon median)   = {r_superhorizon_median:.4e}")
print(f"    r (k_transit^S)           = {r_transit:.4e}")
print(f"    r (k_tach^T)              = {r_tach:.4e}")
print(f"    r = 16*eps (null)         = {16*eps_H_fold_canon:.4f}")
print(f"    n_T (superhorizon)        = {nT_plateau_mean:.4f}")

gate_verdict = "INFO"
gate_detail = (
    f"Tensor spectrum computed through transit. "
    f"a''/a = {app_a_fold:.2e} (vs z''/z = {zpp_z_fold:.2e}). "
    f"k_tach^T = {k_tach_tensor:.0f} (vs k_tach^S = {k_tach_scalar:.0f}). "
    f"Tensor Mach = {v_terminal/c_tensor:.1f}. "
    f"r(superhorizon) = {r_superhorizon_median:.2e}. "
    f"Standard r = 16*eps = {16*eps_H_fold_canon:.3f} VIOLATED. "
    f"n_T(superhorizon) = {nT_plateau_mean:.2f}."
)

print(f"\n  GATE: {gate_verdict}")
print(f"  {gate_detail}")

rows = [
    ("app/a at fold (M_KK^2)", f"{app_a_fold:.4e}"),
    ("zpp/z at fold (M_KK^2)", f"{zpp_z_fold:.4e}"),
    ("Pump ratio zpp/z / (app/a)", f"{ratio_pumps:.4f}"),
    ("c_tensor / c_BLV", f"{c_tensor/c_BLV:.4f}"),
    ("k_tach^T (M_KK)", f"{k_tach_tensor:.1f}"),
    ("k_tach^S (M_KK)", f"{k_tach_scalar:.1f}"),
    ("k_tach ratio T/S", f"{k_tach_tensor/k_tach_scalar:.4f}"),
    ("Tensor Mach = v_term / c_T", f"{v_terminal/c_tensor:.2f}"),
    ("Scalar Mach = v_term / c_BLV", f"{v_terminal/c_BLV:.2f}"),
    ("r (superhorizon median)", f"{r_superhorizon_median:.4e}"),
    (f"r (k_transit^S = {k_transit_scalar:.0f})", f"{r_transit:.4e}"),
    ("r = 16*eps (standard, INAPPLICABLE)", f"{16*eps_H_fold_canon:.4f}"),
    ("n_T (superhorizon plateau)", f"{nT_plateau_mean:.4f}"),
    ("Gate verdict", gate_verdict),
]
print(f"\n  SUMMARY TABLE:")
print(f"  {'Quantity':<45} {'Value':<25}")
print(f"  {'-'*70}")
for lbl, val in rows:
    print(f"  {lbl:<45} {val:<25}")

# ============================================================================
#  SECTION 13: Save data
# ============================================================================

output_file = os.path.join(os.path.dirname(__file__), 's67_acoustic_tensor.npz')

np.savez(output_file,
         # Grids
         k_grid=k_grid,
         k_grid_rk=k_T_valid,
         k_common=k_common,
         k_tach_tensor=k_tach_tensor,
         k_tach_scalar=k_tach_scalar,
         k_transit_tensor=k_transit_tensor,
         k_transit_scalar=k_transit_scalar,
         # Tensor power spectra
         P_T_rk=P_T_valid,
         P_T_sudden=P_T_sudden,
         P_T_transfer=P_T_transfer,
         beta_sq_T_rk=beta_sq_T_rk[valid_T],
         beta_sq_T_sudden=beta_sq_T_sudden,
         beta_sq_T_transfer=beta_sq_T_transfer,
         # Tensor spectral index
         nT_rk=nT_rk,
         nT_sudden=nT_sudden,
         nT_transfer=nT_transfer,
         # Tensor-to-scalar ratio
         r_k=r_k,
         P_T_common=P_T_common,
         P_S_common=P_S_common,
         # Pump fields
         app_a_fold=app_a_fold,
         zpp_z_fold=zpp_z_fold,
         ratio_pumps=ratio_pumps,
         # Background
         tau_fine=tau_fine,
         eta_fine=eta_fine,
         a_fine=a_fine,
         app_over_a=app_over_a,
         # Velocities
         v_terminal=v_terminal,
         c_tensor=c_tensor,
         c_BLV=c_BLV,
         mach_tensor=v_terminal/c_tensor,
         mach_scalar=v_terminal/c_BLV,
         # Gate
         gate_verdict=gate_verdict,
         gate_detail=gate_detail,
         r_superhorizon_median=r_superhorizon_median,
         r_at_transit=r_transit,
         nT_plateau=nT_plateau_mean,
         )

print(f"\n  Saved: {output_file}")
print(f"\n{'='*72}")
print("ACOUSTIC-TENSOR-TRANSFER-67 COMPLETE")
print(f"{'='*72}")
